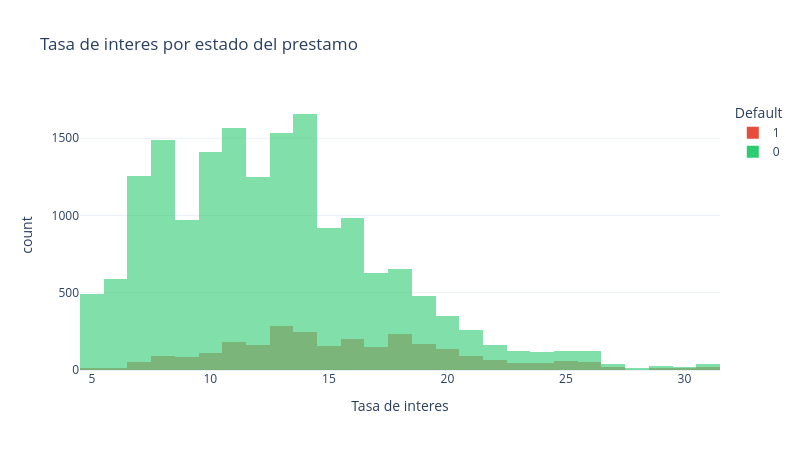

The cell this chart's notebook holds for it:
### Code cell
# --- Grafico: distribucion int_rate por bad_loan ---
fig = px.histogram(df_acc, x="int_rate", color="bad_loan",
                   barmode="overlay", opacity=0.6,
                   title="Tasa de interes por estado del prestamo",
                   labels={"int_rate": "Tasa de interes", "bad_loan": "Default"},
                   color_discrete_map={0: "#2ecc71", 1: "#e74c3c"},
                   nbins=50)
fig.update_layout(template="plotly_white",
                  width=800, height=450,
                  legend_title="Default")
fig.show()

### Figure 1 — Plotly figure (JSON) as saved in the notebook; plotly's stock layout.template omitted (floating-point values rounded to 4 significant figures; data arrays with more than 128 entries replaced by an {"elided": "..."} marker saying what was removed)
{"data": [{"bingroup": "x", "hovertemplate": "Default=1<br>Tasa de interes=%{x}<br>count=%{y}<extra></extra>", "legendgroup": "1", "marker": {"color": "#e74c3c", "opacity": 0.6, "pattern": {"shape": ""}}, "name": "1", "nbinsx": 50, "orientation": "v", "showlegend": true, "type": "histogram", "x": {"elided": "2734 float values"}, "xaxis": "x", "yaxis": "y"}, {"bingroup": "x", "hovertemplate": "Default=0<br>Tasa de interes=%{x}<br>count=%{y}<extra></extra>", "legendgroup": "0", "marker": {"color": "#2ecc71", "opacity": 0.6, "pattern": {"shape": ""}}, "name": "0", "nbinsx": 50, "orientation": "v", "showlegend": true, "type": "histogram", "x": {"elided": "17266 float values"}, "xaxis": "x", "yaxis": "y"}], "layout": {"barmode": "overlay", "height": 450, "legend": {"title": {"text": "Default"}, "tracegroupgap": 0}, "title": {"text": "Tasa de interes por estado del prestamo"}, "width": 800, "xaxis": {"anchor": "y", "domain": [0, 1], "title": {"text": "Tasa de interes"}}, "yaxis": {"anchor": "x", "domain": [0, 1], "title": {"text": "count"}}}}
